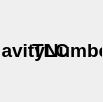
<?xml version="1.0" encoding="UTF-8"?>
<ui version="4.0">
 <class>Form</class>
 <widget class="QWidget" name="Form">
  <property name="geometry">
   <rect>
    <x>0</x>
    <y>0</y>
    <width>103</width>
    <height>102</height>
   </rect>
  </property>
  <property name="sizePolicy">
   <sizepolicy hsizetype="Maximum" vsizetype="Maximum">
    <horstretch>0</horstretch>
    <verstretch>0</verstretch>
   </sizepolicy>
  </property>
  <property name="windowTitle">
   <string>Form</string>
  </property>
  <layout class="QHBoxLayout" name="horizontalLayout">
   <property name="leftMargin">
    <number>1</number>
   </property>
   <property name="topMargin">
    <number>1</number>
   </property>
   <property name="rightMargin">
    <number>1</number>
   </property>
   <property name="bottomMargin">
    <number>1</number>
   </property>
   <item>
    <widget class="QWidget" name="widgetContainer" native="true">
     <property name="sizePolicy">
      <sizepolicy hsizetype="MinimumExpanding" vsizetype="MinimumExpanding">
       <horstretch>0</horstretch>
       <verstretch>0</verstretch>
      </sizepolicy>
     </property>
     <property name="minimumSize">
      <size>
       <width>100</width>
       <height>100</height>
      </size>
     </property>
     <widget class="PyDMDrawingPolygon" name="cavityShape">
      <property name="geometry">
       <rect>
        <x>-2</x>
        <y>-1</y>
        <width>100</width>
        <height>100</height>
       </rect>
      </property>
      <property name="sizePolicy">
       <sizepolicy hsizetype="MinimumExpanding" vsizetype="MinimumExpanding">
        <horstretch>0</horstretch>
        <verstretch>0</verstretch>
       </sizepolicy>
      </property>
      <property name="minimumSize">
       <size>
        <width>0</width>
        <height>100</height>
       </size>
      </property>
      <property name="toolTip">
       <string/>
      </property>
      <property name="accessibleName">
       <string>${cavity_Shape}</string>
      </property>
      <property name="styleSheet">
       <string notr="true"/>
      </property>
      <property name="rules" stdset="0">
       <string>[]</string>
      </property>
      <property name="brush" stdset="0">
       <brush brushstyle="SolidPattern">
        <color alpha="255">
         <red>255</red>
         <green>255</green>
         <blue>255</blue>
        </color>
       </brush>
      </property>
      <property name="penStyle" stdset="0">
       <enum>Qt::SolidLine</enum>
      </property>
      <property name="penColor" stdset="0">
       <color>
        <red>0</red>
        <green>0</green>
        <blue>0</blue>
       </color>
      </property>
      <property name="penWidth" stdset="0">
       <double>5.000000000000000</double>
      </property>
      <property name="rotation" stdset="0">
       <double>0.000000000000000</double>
      </property>
      <property name="numberOfPoints" stdset="0">
       <number>4</number>
      </property>
     </widget>
     <widget class="PyDMLabel" name="TLC_Label">
      <property name="geometry">
       <rect>
        <x>28</x>
        <y>36</y>
        <width>43</width>
        <height>26</height>
       </rect>
      </property>
      <property name="sizePolicy">
       <sizepolicy hsizetype="MinimumExpanding" vsizetype="MinimumExpanding">
        <horstretch>0</horstretch>
        <verstretch>0</verstretch>
       </sizepolicy>
      </property>
      <property name="font">
       <font>
        <pointsize>14</pointsize>
        <weight>75</weight>
        <bold>true</bold>
       </font>
      </property>
      <property name="toolTip">
       <string/>
      </property>
      <property name="accessibleName">
       <string>${TLC_Text}</string>
      </property>
      <property name="text">
       <string>TLC</string>
      </property>
      <property name="alignment">
       <set>Qt::AlignCenter</set>
      </property>
     </widget>
     <widget class="PyDMLabel" name="cavity_Number">
      <property name="geometry">
       <rect>
        <x>-55</x>
        <y>36</y>
        <width>205</width>
        <height>26</height>
       </rect>
      </property>
      <property name="sizePolicy">
       <sizepolicy hsizetype="MinimumExpanding" vsizetype="MinimumExpanding">
        <horstretch>0</horstretch>
        <verstretch>0</verstretch>
       </sizepolicy>
      </property>
      <property name="minimumSize">
       <size>
        <width>0</width>
        <height>25</height>
       </size>
      </property>
      <property name="font">
       <font>
        <pointsize>14</pointsize>
        <weight>75</weight>
        <bold>true</bold>
       </font>
      </property>
      <property name="toolTip">
       <string/>
      </property>
      <property name="accessibleName">
       <string>${cavityNumberName}</string>
      </property>
      <property name="text">
       <string>${cavityNumber}</string>
      </property>
      <property name="alignment">
       <set>Qt::AlignCenter</set>
      </property>
     </widget>
     <widget class="PyDMDrawingRectangle" name="squareCavity">
      <property name="geometry">
       <rect>
        <x>-2</x>
        <y>-1</y>
        <width>100</width>
        <height>100</height>
       </rect>
      </property>
      <property name="sizePolicy">
       <sizepolicy hsizetype="MinimumExpanding" vsizetype="MinimumExpanding">
        <horstretch>0</horstretch>
        <verstretch>0</verstretch>
       </sizepolicy>
      </property>
      <property name="minimumSize">
       <size>
        <width>0</width>
        <height>100</height>
       </size>
      </property>
      <property name="toolTip">
       <string/>
      </property>
      <property name="brush" stdset="0">
       <brush brushstyle="SolidPattern">
        <color alpha="255">
         <red>255</red>
         <green>255</green>
         <blue>255</blue>
        </color>
       </brush>
      </property>
      <property name="penStyle" stdset="0">
       <enum>Qt::SolidLine</enum>
      </property>
      <property name="penWidth" stdset="0">
       <double>5.000000000000000</double>
      </property>
     </widget>
     <zorder>cavityShape</zorder>
     <zorder>squareCavity</zorder>
     <zorder>TLC_Label</zorder>
     <zorder>cavity_Number</zorder>
    </widget>
   </item>
  </layout>
 </widget>
 <customwidgets>
  <customwidget>
   <class>PyDMLabel</class>
   <extends>QLabel</extends>
   <header>pydm.widgets.label</header>
  </customwidget>
  <customwidget>
   <class>PyDMDrawingRectangle</class>
   <extends>QWidget</extends>
   <header>pydm.widgets.drawing</header>
  </customwidget>
  <customwidget>
   <class>PyDMDrawingPolygon</class>
   <extends>QWidget</extends>
   <header>pydm.widgets.drawing</header>
  </customwidget>
 </customwidgets>
 <resources/>
 <connections/>
</ui>
